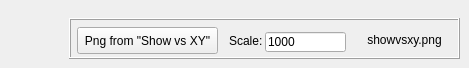
      <widget class="QWidget" name="tabAdaptive">
       <attribute name="title">
        <string>Misc</string>
       </attribute>
       <widget class="QFrame" name="frame_9">
        <property name="geometry">
         <rect>
          <x>69</x>
          <y>18</y>
          <width>391</width>
          <height>41</height>
         </rect>
        </property>
        <property name="frameShape">
         <enum>QFrame::Box</enum>
        </property>
        <property name="frameShadow">
         <enum>QFrame::Raised</enum>
        </property>
        <widget class="QPushButton" name="pbMakePictureVsXY">
         <property name="geometry">
          <rect>
           <x>8</x>
           <y>9</y>
           <width>141</width>
           <height>27</height>
          </rect>
         </property>
         <property name="text">
          <string>Png from &quot;Show vs XY&quot;</string>
         </property>
        </widget>
        <widget class="QLineEdit" name="ledMakePictureScale">
         <property name="geometry">
          <rect>
           <x>196</x>
           <y>14</y>
           <width>81</width>
           <height>20</height>
          </rect>
         </property>
         <property name="text">
          <string>1000</string>
         </property>
        </widget>
        <widget class="QLabel" name="label_166">
         <property name="geometry">
          <rect>
           <x>160</x>
           <y>16</y>
           <width>46</width>
           <height>13</height>
          </rect>
         </property>
         <property name="text">
          <string>Scale:</string>
         </property>
        </widget>
        <widget class="QLabel" name="label_167">
         <property name="geometry">
          <rect>
           <x>290</x>
           <y>12</y>
           <width>91</width>
           <height>20</height>
          </rect>
         </property>
         <property name="text">
          <string>showvsxy.png</string>
         </property>
         <property name="alignment">
          <set>Qt::AlignCenter</set>
         </property>
        </widget>
        <zorder>label_167</zorder>
        <zorder>pbMakePictureVsXY</zorder>
        <zorder>ledMakePictureScale</zorder>
        <zorder>label_166</zorder>
       </widget>
      </widget>
